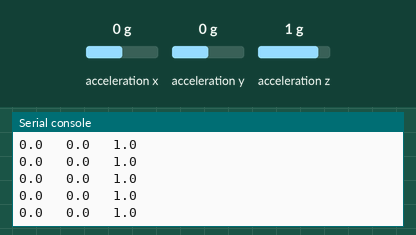
Recording of a program running on a simulated Raspberry Pi Pico running MicroPython. On the bench: the last lines printed to the serial console. The inputs (shaded band) are chosen by the test bench; at power-on: acceleration x 0 g, acceleration y 0 g, acceleration z 1 g.

Above: at 2.2 s.
2.3 s: acceleration x set to -1.4 g
At 2.56 s:
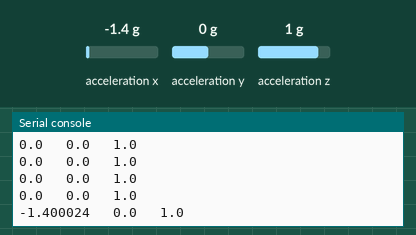
3.8 s: acceleration y set to -1.4 g
At 3.97 s:
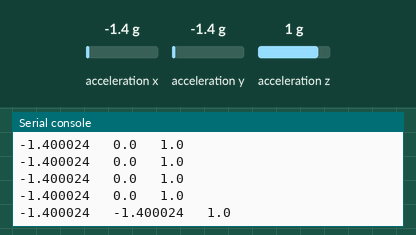
5.3 s: acceleration z set to -1.4 g
At 5.37 s:
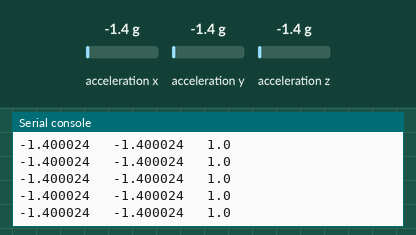

Measured:
- after the input at 2.3 s, the serial console: prints a new line after 0.11 s (image 1)
- after the input at 3.8 s, the serial console: prints a new line at once (image 2)

The program:

MPU-6050-Acelerometro.py
```python
from machine import Pin, I2C
import time
import ustruct

# 1. Inicializar el bus I2C en los pines GP0 y GP1
i2c = I2C(0, sda=Pin(0), scl=Pin(1), freq=400000)

# Dirección I2C por defecto del MPU-6050
MPU_ADDR = 0x68

# 2. Despertar el sensor
#(escribir 0 en el registro de control de energía 0x6B)
try:
    i2c.writeto_mem(MPU_ADDR, 0x6B, b'\x00')
    print("¡MPU-6050 detectado y despierto con éxito!")
except OSError:
    print("Error: No se encuentra el sensor. Revisa las soldaduras y cables.")

# Función para convertir datos crudos de 16 bits
#(código de complemento a dos)

def combinar_bytes(alto, bajo):
    val = (alto << 8) | bajo
    return val if val < 32768 else val - 65536

print("\nLeyendo Acelerómetro (Fuerzas G)... Mueve el sensor.")
time.sleep(1)

try:
    while True:
        # Leer 6 bytes desde el registro del acelerómetro (0x3B)
        # Contiene los ejes X, Y y Z (2 bytes por eje)
        datos = i2c.readfrom_mem(MPU_ADDR, 0x3B, 6)

        # Decodificar cada eje
        raw_x = combinar_bytes(datos[0], datos[1])
        raw_y = combinar_bytes(datos[2], datos[3])
        raw_z = combinar_bytes(datos[4], datos[5])

        # Convertir a Fuerza G
        #(Escala por defecto de +/-2g usa factor 16384)
        g_x = raw_x / 16384.0
        g_y = raw_y / 16384.0
        g_z = raw_z / 16384.0

        # Imprimir en consola de forma estética
#       print(f"Eje X: {g_x:+.2f}g  |  Eje Y: {g_y:+.2f}g  |  Eje Z: {g_z:+.2f}g")
        print(g_x," ",g_y," ",g_z)
        time.sleep_ms(200)

except KeyboardInterrupt:
    print("\nLectura detenida.")
```
